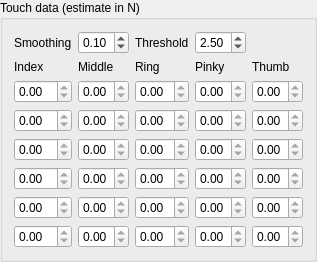
    <widget class="QGroupBox" name="touchDataGroupBox">
     <property name="title">
      <string>Touch data (estimate in N)</string>
     </property>
     <layout class="QGridLayout" name="touchDataGridLayout">
      <item row="5" column="4">
       <widget class="QDoubleSpinBox" name="touchThumb3SpinBox">
        <property name="readOnly">
         <bool>true</bool>
        </property>
        <property name="maximum">
         <double>9.990000000000000</double>
        </property>
       </widget>
      </item>
      <item row="5" column="1">
       <widget class="QDoubleSpinBox" name="touchMiddle3SpinBox">
        <property name="readOnly">
         <bool>true</bool>
        </property>
        <property name="maximum">
         <double>9.990000000000000</double>
        </property>
       </widget>
      </item>
      <item row="2" column="1">
       <widget class="QDoubleSpinBox" name="touchMiddle0SpinBox">
        <property name="readOnly">
         <bool>true</bool>
        </property>
        <property name="maximum">
         <double>9.990000000000000</double>
        </property>
       </widget>
      </item>
      <item row="1" column="0">
       <widget class="QLabel" name="touchIndexLabel">
        <property name="text">
         <string>Index</string>
        </property>
       </widget>
      </item>
      <item row="4" column="3">
       <widget class="QDoubleSpinBox" name="touchPinky2SpinBox">
        <property name="readOnly">
         <bool>true</bool>
        </property>
        <property name="maximum">
         <double>9.990000000000000</double>
        </property>
       </widget>
      </item>
      <item row="6" column="0">
       <widget class="QDoubleSpinBox" name="touchIndex4SpinBox">
        <property name="readOnly">
         <bool>true</bool>
        </property>
        <property name="maximum">
         <double>9.990000000000000</double>
        </property>
       </widget>
      </item>
      <item row="3" column="4">
       <widget class="QDoubleSpinBox" name="touchThumb1SpinBox">
        <property name="readOnly">
         <bool>true</bool>
        </property>
        <property name="maximum">
         <double>9.990000000000000</double>
        </property>
       </widget>
      </item>
      <item row="3" column="2">
       <widget class="QDoubleSpinBox" name="touchRing1SpinBox">
        <property name="readOnly">
         <bool>true</bool>
        </property>
        <property name="maximum">
         <double>9.990000000000000</double>
        </property>
       </widget>
      </item>
      <item row="1" column="2">
       <widget class="QLabel" name="touchRingLabel">
        <property name="text">
         <string>Ring</string>
        </property>
       </widget>
      </item>
      <item row="6" column="1">
       <widget class="QDoubleSpinBox" name="touchMiddle4SpinBox">
        <property name="readOnly">
         <bool>true</bool>
        </property>
        <property name="maximum">
         <double>9.990000000000000</double>
        </property>
       </widget>
      </item>
      <item row="2" column="0">
       <widget class="QDoubleSpinBox" name="touchIndex0SpinBox">
        <property name="readOnly">
         <bool>true</bool>
        </property>
        <property name="maximum">
         <double>9.990000000000000</double>
        </property>
       </widget>
      </item>
      <item row="2" column="4">
       <widget class="QDoubleSpinBox" name="touchThumb0SpinBox">
        <property name="readOnly">
         <bool>true</bool>
        </property>
        <property name="maximum">
         <double>9.990000000000000</double>
        </property>
       </widget>
      </item>
      <item row="4" column="1">
       <widget class="QDoubleSpinBox" name="touchMiddle2SpinBox">
        <property name="readOnly">
         <bool>true</bool>
        </property>
        <property name="maximum">
         <double>9.990000000000000</double>
        </property>
       </widget>
      </item>
      <item row="7" column="3">
       <widget class="QDoubleSpinBox" name="touchPinky5SpinBox">
        <property name="readOnly">
         <bool>true</bool>
        </property>
        <property name="maximum">
         <double>9.990000000000000</double>
        </property>
       </widget>
      </item>
      <item row="5" column="0">
       <widget class="QDoubleSpinBox" name="touchIndex3SpinBox">
        <property name="readOnly">
         <bool>true</bool>
        </property>
        <property name="maximum">
         <double>9.990000000000000</double>
        </property>
       </widget>
      </item>
      <item row="5" column="2">
       <widget class="QDoubleSpinBox" name="touchRing3SpinBox">
        <property name="readOnly">
         <bool>true</bool>
        </property>
        <property name="maximum">
         <double>9.990000000000000</double>
        </property>
       </widget>
      </item>
      <item row="7" column="1">
       <widget class="QDoubleSpinBox" name="touchMiddle5SpinBox">
        <property name="readOnly">
         <bool>true</bool>
        </property>
        <property name="maximum">
         <double>9.990000000000000</double>
        </property>
       </widget>
      </item>
      <item row="3" column="3">
       <widget class="QDoubleSpinBox" name="touchPinky1SpinBox">
        <property name="readOnly">
         <bool>true</bool>
        </property>
        <property name="maximum">
         <double>9.990000000000000</double>
        </property>
       </widget>
      </item>
      <item row="6" column="2">
       <widget class="QDoubleSpinBox" name="touchRing4SpinBox">
        <property name="readOnly">
         <bool>true</bool>
        </property>
        <property name="maximum">
         <double>9.990000000000000</double>
        </property>
       </widget>
      </item>
      <item row="6" column="3">
       <widget class="QDoubleSpinBox" name="touchPinky4SpinBox">
        <property name="readOnly">
         <bool>true</bool>
        </property>
        <property name="maximum">
         <double>9.990000000000000</double>
        </property>
       </widget>
      </item>
      <item row="3" column="1">
       <widget class="QDoubleSpinBox" name="touchMiddle1SpinBox">
        <property name="readOnly">
         <bool>true</bool>
        </property>
        <property name="maximum">
         <double>9.990000000000000</double>
        </property>
       </widget>
      </item>
      <item row="3" column="0">
       <widget class="QDoubleSpinBox" name="touchIndex1SpinBox">
        <property name="readOnly">
         <bool>true</bool>
        </property>
        <property name="maximum">
         <double>9.990000000000000</double>
        </property>
       </widget>
      </item>
      <item row="7" column="4">
       <widget class="QDoubleSpinBox" name="touchThumb5SpinBox">
        <property name="readOnly">
         <bool>true</bool>
        </property>
        <property name="maximum">
         <double>9.990000000000000</double>
        </property>
       </widget>
      </item>
      <item row="1" column="4">
       <widget class="QLabel" name="touchThumbLabel">
        <property name="text">
         <string>Thumb</string>
        </property>
       </widget>
      </item>
      <item row="4" column="0">
       <widget class="QDoubleSpinBox" name="touchIndex2SpinBox">
        <property name="readOnly">
         <bool>true</bool>
        </property>
        <property name="maximum">
         <double>9.990000000000000</double>
        </property>
       </widget>
      </item>
      <item row="7" column="2">
       <widget class="QDoubleSpinBox" name="touchRing5SpinBox">
        <property name="readOnly">
         <bool>true</bool>
        </property>
        <property name="maximum">
         <double>9.990000000000000</double>
        </property>
       </widget>
      </item>
      <item row="2" column="2">
       <widget class="QDoubleSpinBox" name="touchRing0SpinBox">
        <property name="readOnly">
         <bool>true</bool>
        </property>
        <property name="maximum">
         <double>9.990000000000000</double>
        </property>
       </widget>
      </item>
      <item row="7" column="0">
       <widget class="QDoubleSpinBox" name="touchIndex5SpinBox">
        <property name="readOnly">
         <bool>true</bool>
        </property>
        <property name="maximum">
         <double>9.990000000000000</double>
        </property>
       </widget>
      </item>
      <item row="4" column="4">
       <widget class="QDoubleSpinBox" name="touchThumb2SpinBox">
        <property name="readOnly">
         <bool>true</bool>
        </property>
        <property name="maximum">
         <double>9.990000000000000</double>
        </property>
       </widget>
      </item>
      <item row="1" column="1">
       <widget class="QLabel" name="touchMiddleLabel">
        <property name="text">
         <string>Middle</string>
        </property>
       </widget>
      </item>
      <item row="5" column="3">
       <widget class="QDoubleSpinBox" name="touchPinky3SpinBox">
        <property name="readOnly">
         <bool>true</bool>
        </property>
        <property name="maximum">
         <double>9.990000000000000</double>
        </property>
       </widget>
      </item>
      <item row="1" column="3">
       <widget class="QLabel" name="touchPinkyLabel">
        <property name="text">
         <string>Pinky</string>
        </property>
       </widget>
      </item>
      <item row="2" column="3">
       <widget class="QDoubleSpinBox" name="touchPinky0SpinBox">
        <property name="readOnly">
         <bool>true</bool>
        </property>
        <property name="maximum">
         <double>9.990000000000000</double>
        </property>
       </widget>
      </item>
      <item row="6" column="4">
       <widget class="QDoubleSpinBox" name="touchThumb4SpinBox">
        <property name="readOnly">
         <bool>true</bool>
        </property>
        <property name="maximum">
         <double>9.990000000000000</double>
        </property>
       </widget>
      </item>
      <item row="4" column="2">
       <widget class="QDoubleSpinBox" name="touchRing2SpinBox">
        <property name="readOnly">
         <bool>true</bool>
        </property>
        <property name="maximum">
         <double>9.990000000000000</double>
        </property>
       </widget>
      </item>
      <item row="0" column="1">
       <widget class="QDoubleSpinBox" name="touchSmoothingSpinBox">
        <property name="maximum">
         <double>1.000000000000000</double>
        </property>
        <property name="singleStep">
         <double>0.010000000000000</double>
        </property>
        <property name="value">
         <double>0.100000000000000</double>
        </property>
       </widget>
      </item>
      <item row="0" column="0">
       <widget class="QLabel" name="touchSmoothingLabel">
        <property name="text">
         <string>Smoothing</string>
        </property>
       </widget>
      </item>
      <item row="0" column="2">
       <widget class="QLabel" name="touchThresholdLabel">
        <property name="text">
         <string>Threshold</string>
        </property>
       </widget>
      </item>
      <item row="0" column="3">
       <widget class="QDoubleSpinBox" name="touchThresholdSpinBox">
        <property name="maximum">
         <double>9.990000000000000</double>
        </property>
        <property name="singleStep">
         <double>0.100000000000000</double>
        </property>
        <property name="value">
         <double>2.500000000000000</double>
        </property>
       </widget>
      </item>
     </layout>
    </widget>
